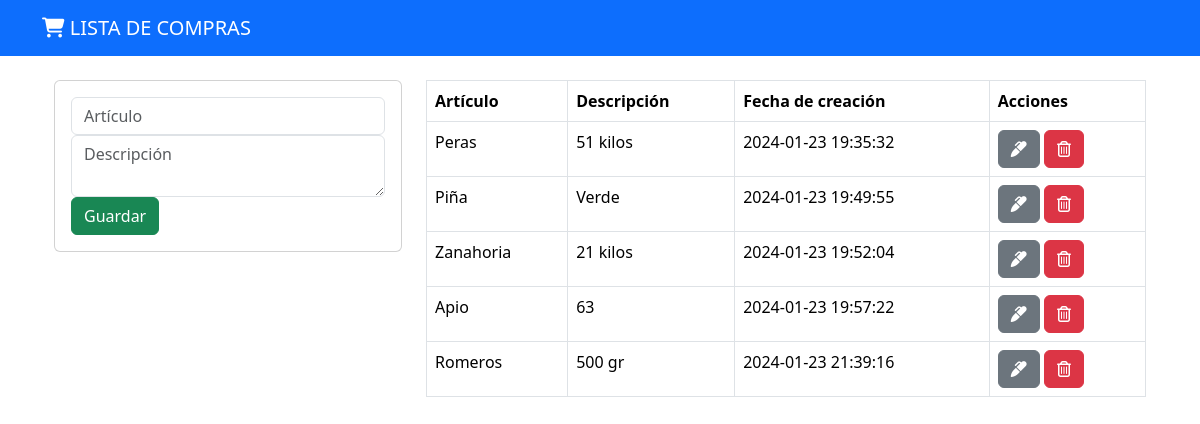
The page / on the database its author committed.
### tables this page shows
CREATE TABLE `lista` (
  `id` int(12) NOT NULL,
  `nombre` varchar(50) NOT NULL,
  `descripcion` text NOT NULL,
  `fecha_creacion` timestamp NOT NULL DEFAULT current_timestamp()
);

### index.php (the view, shortened to what this page needs)
<?php include("db.php")?>
<!DOCTYPE html>
<html lang="en">
<head>
    <link href="https://cdn.jsdelivr.net/npm/bootstrap@5.3.2/dist/css/bootstrap.min.css" rel="stylesheet">
</head>
<body>
<nav class="navbar bg-primary" data-bs-theme="dark">
    <div class="container">
        <a href="index.php" class="navbar-brand">
        <i class="fas fa-shopping-cart"></i> LISTA DE COMPRAS</a>
    </div>
</nav>
<div class="container p-4">
    <div class="row">
        <div class="col-md-4">
            <div class="card card-body">
                <form action="crear.php" method="POST">
                    <div class="form-group">
                        <input type="text" name="nombre" class="form-control" placeholder="Artículo" autofocus>
                    </div>
                    <div class="form-group">
                        <textarea name="descripcion" rows="2" class="form-control" placeholder="Descripción"></textarea>
                    </div>
                    <input type="submit" class="btn btn-success btn-block" name="guardar" value="Guardar">
                </form>
            </div>
        </div>
            <div class="col-md-8">
                <table class="table table-bordered">
                    <thead>
                        <tr>
                            <th>Artículo</th>
                            <th>Descripción</th>
                            <th>Fecha de creación</th>
                            <th>Acciones</th>
                        </tr>
                    </thead>
                    <tbody>
                        <?php
                        $query = "SELECT * FROM lista";
                        $resultado_lista = mysqli_query($conn, $query);
                        while($row = mysqli_fetch_array($resultado_lista)){?>
                            <tr>
                                <td><?php echo $row['nombre']?></td>
                                <td><?php echo $row['descripcion']?></td>
                                <td><?php echo $row['fecha_creacion']?></td>
                                <td>
                                    <a href="editar.php?id=<?php echo $row['id']?>" class="btn btn-secondary">
                                        <i class="fas fa-marker"></i>
                                    </a>
                                    <a href="eliminar.php?id=<?php echo $row['id']?>" class="btn btn-danger">
                                    <i class="far fa-trash-alt"></i>
                                    </a>
                                </td>
                            </tr>
                        <?php } ?>
                    </tbody>
                </table>
            </div>
        </div>
</div>

### rows shown on the page
lista: nombre "Peras", descripcion "51 kilos", fecha_creacion "2024-01-23 19:35:32"
lista: nombre "Piña", descripcion "Verde", fecha_creacion "2024-01-23 19:49:55"
lista: nombre "Zanahoria", descripcion "21 kilos", fecha_creacion "2024-01-23 19:52:04"
lista: nombre "Apio", descripcion "63", fecha_creacion "2024-01-23 19:57:22"
lista: nombre "Romeros", descripcion "500 gr", fecha_creacion "2024-01-23 21:39:16"
